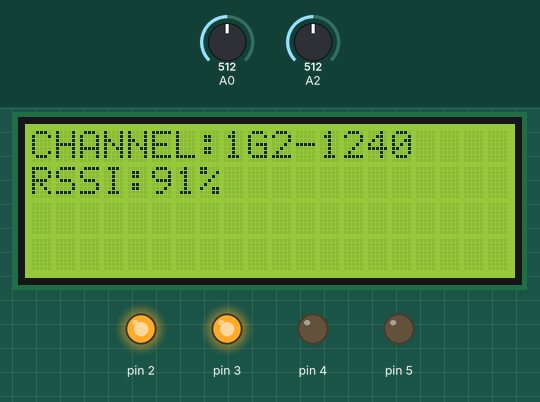
A program run on a simulated Arduino Nano, built with avr-gcc and run on an emulated ATmega328P. On the bench: 20×4 character LCD, output pins drawn as LEDs (lit = HIGH). The test bench sets the inputs (shaded band); at power-on: A0 = 512, A2 = 512.

Above: at 1.2 s.
1.3 s: A0 set to 716
At 2.1 s:
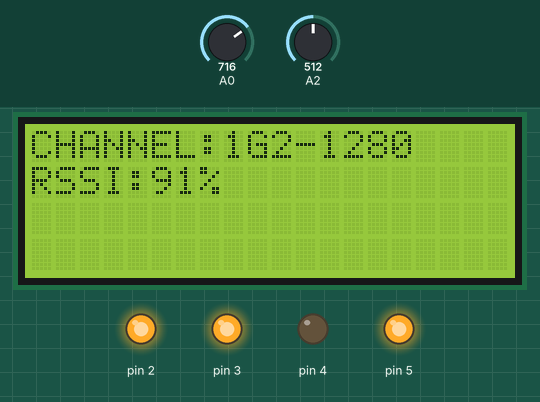
2.8 s: A0 set to 900
At 3.5 s:
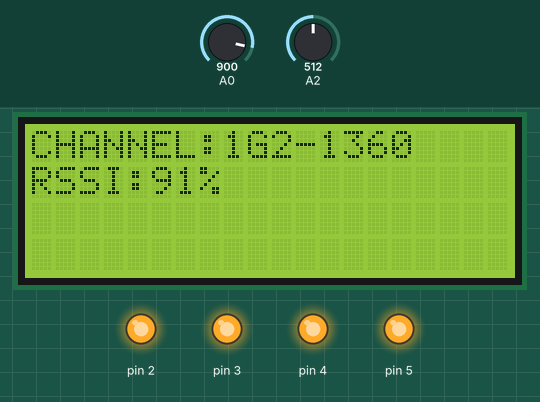
4.3 s: A0 set to 511
At 5.5 s:
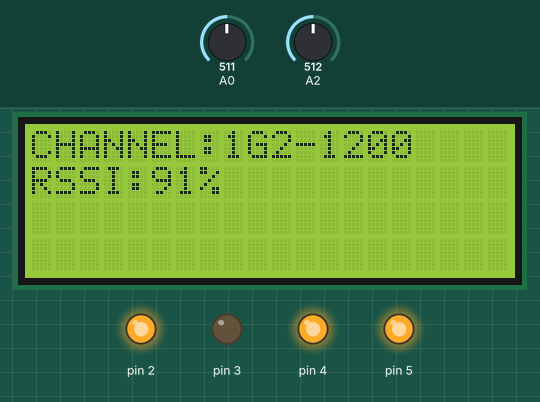
5.8 s: A0 set to 306
At 7.0 s:
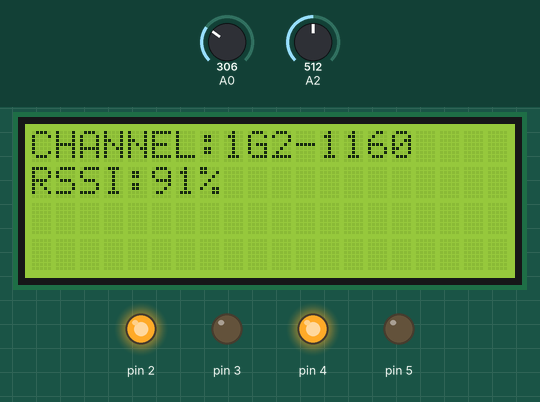
7.3 s: A2 set to 716
9.1 s: A0 set to 122
At 10.6 s:
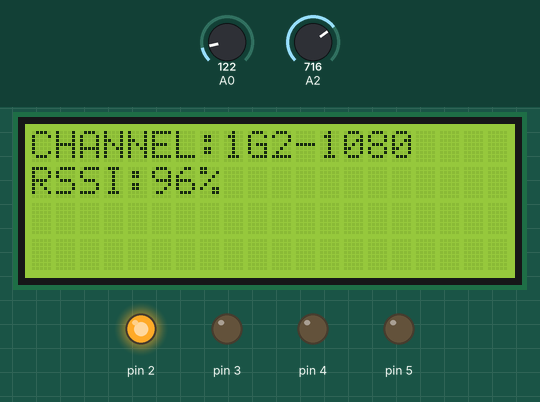
Timing chart, 0 to 11.6 s (numbered marks = the images above; inputs shaded):
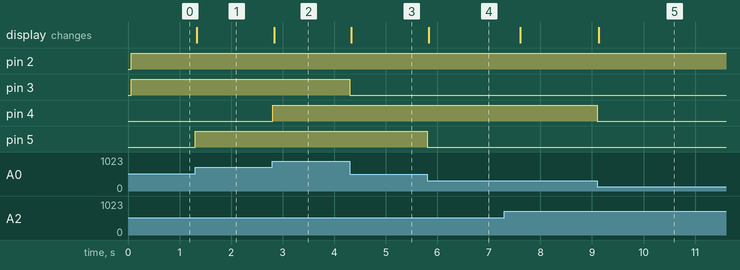

Measured:
- after the input at 1.3 s, pin 5: LOW → HIGH at once; the display: changes at once (image 1)
- after the input at 2.8 s, pin 4: LOW → HIGH at once; the display: changes at once (image 2)
- after the input at 4.3 s, pin 3: HIGH → LOW at once; the display: changes at once (image 3)
- after the input at 5.8 s, pin 5: HIGH → LOW at once; the display: changes at once (image 4)
- after the input at 9.1 s, pin 4: HIGH → LOW at once; the display: changes at once (image 5)

The program:

main.cpp
```cpp
#include <Arduino.h>
#include "LiquidCrystal_I2C.h"

LiquidCrystal_I2C LCD(0x27, 20, 4);
uint8_t LastChannel = 1;
uint8_t RSSI = 0;
uint8_t RSSI_UPDATE = 0;

bool Channels[8][4] =
{
    {1, 0, 0, 0}, // 1080
    {1, 0, 0, 1}, // 1120
    {1, 0, 1, 0}, // 1160
    {1, 0, 1, 1}, // 1200
    {1, 1, 0, 0}, // 1240
    {1, 1, 0, 1}, // 1280
    {1, 1, 1, 0}, // 1320
    {1, 1, 1, 1}, // 1360
};

String ChannelNames[8] =
{
  "1G2-1080",
  "1G2-1120",
  "1G2-1160",
  "1G2-1200",
  "1G2-1240",
  "1G2-1280",
  "1G2-1320",
  "1G2-1360",
};

void update_channel()
{
  for(uint8_t i = 0; i < 4; ++i)
  {
    digitalWrite(2+i, Channels[LastChannel][i]);
  }
}

void update_rssi()
{
    int rssiAccumulator = 0;
    for(uint8_t i = 0; i < 8; ++i) rssiAccumulator += analogRead(A2);
    rssiAccumulator /= 8;

    RSSI = (log(rssiAccumulator + 1) / log(930 + 1)) * 100.0;
}

void setup()
{
  LCD.init();
  LCD.backlight();

  for(uint8_t i = 0; i < 4; ++i)
  {
    pinMode(2+i, OUTPUT);
  }

  pinMode(A0, INPUT);
  pinMode(A2, INPUT);
}

void loop()
{
  uint8_t channel = map(analogRead(A0), 0, 1024, 0, 8);

  if(channel != LastChannel)
  {
    LastChannel = channel;
    update_channel();

    LCD.clear();
    LCD.setCursor(0,0);
    LCD.print("CHANNEL:"+ChannelNames[LastChannel]);
  }

  if(RSSI_UPDATE == 0) update_rssi();
  RSSI_UPDATE = (RSSI_UPDATE+1)%60;

  LCD.setCursor(0,1);
  LCD.print("RSSI:"+String(RSSI)+"%   ");
}
```
